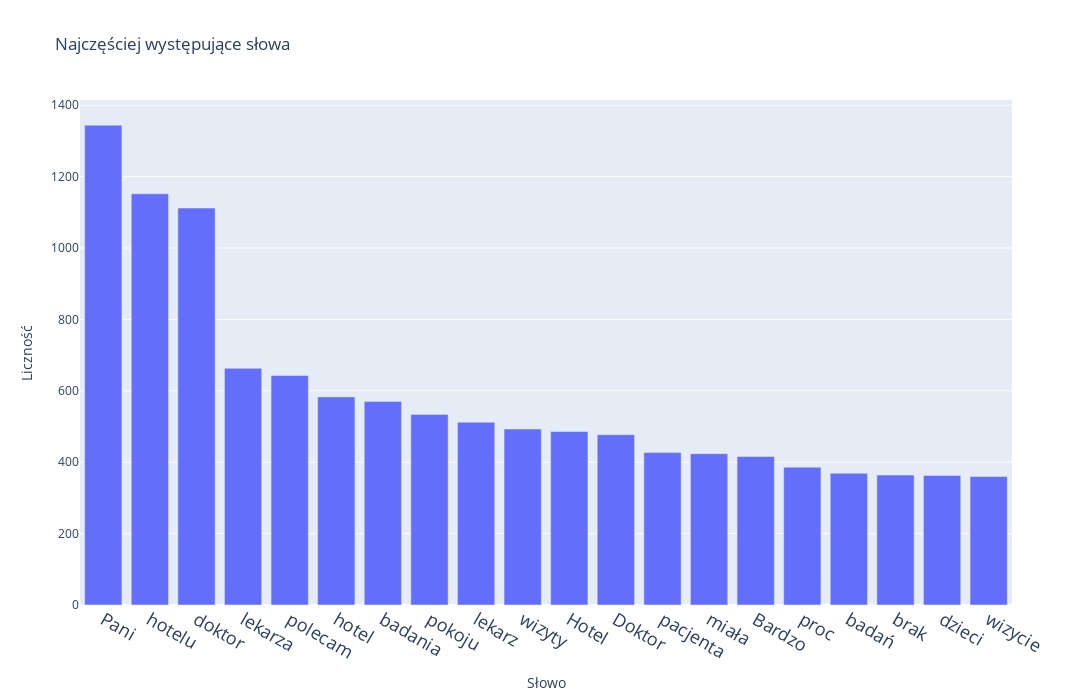

The notebook cell saved with this chart:
### Code cell
fig = pd.Series(all_words).value_counts()[0:20].plot(kind='bar', title='Najczęściej występujące słowa', labels={'index': 'Słowo', 'value': 'Liczność'})
fig.update_layout(showlegend=False, width=1200, height=700, xaxis_tickfont=dict(size=18))
fig

### Figure 1 — Plotly figure (JSON) as saved in the notebook; plotly's stock layout.template omitted (floating-point values rounded to 4 significant figures)
{"data": [{"alignmentgroup": "True", "hovertemplate": "variable=0<br>Słowo=%{x}<br>Liczność=%{y}<extra></extra>", "legendgroup": "0", "marker": {"color": "#636efa", "pattern": {"shape": ""}}, "name": "0", "offsetgroup": "0", "orientation": "v", "showlegend": true, "textposition": "auto", "type": "bar", "x": ["Pani", "hotelu", "doktor", "lekarza", "polecam", "hotel", "badania", "pokoju", "lekarz", "wizyty", "Hotel", "Doktor", "pacjenta", "miała", "Bardzo", "proc", "badań", "brak", "dzieci", "wizycie"], "xaxis": "x", "y": [1344, 1152, 1112, 663, 643, 583, 570, 534, 512, 493, 486, 477, 427, 424, 416, 386, 369, 364, 363, 360], "yaxis": "y"}], "layout": {"barmode": "relative", "height": 700, "legend": {"title": {"text": "variable"}, "tracegroupgap": 0}, "showlegend": false, "title": {"text": "Najczęściej występujące słowa"}, "width": 1200, "xaxis": {"anchor": "y", "domain": [0, 1], "tickfont": {"size": 18}, "title": {"text": "Słowo"}}, "yaxis": {"anchor": "x", "domain": [0, 1], "title": {"text": "Liczność"}}}}
